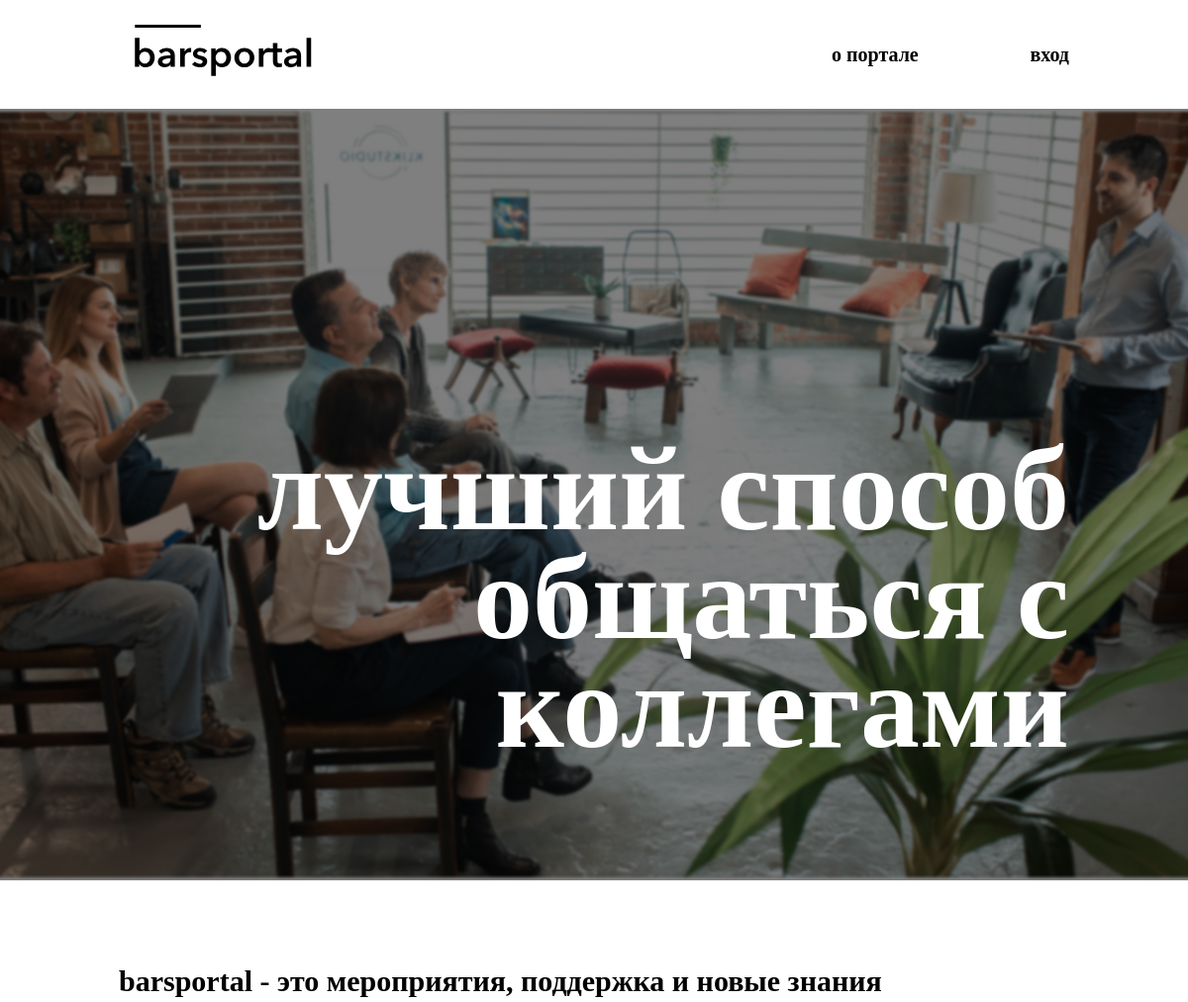
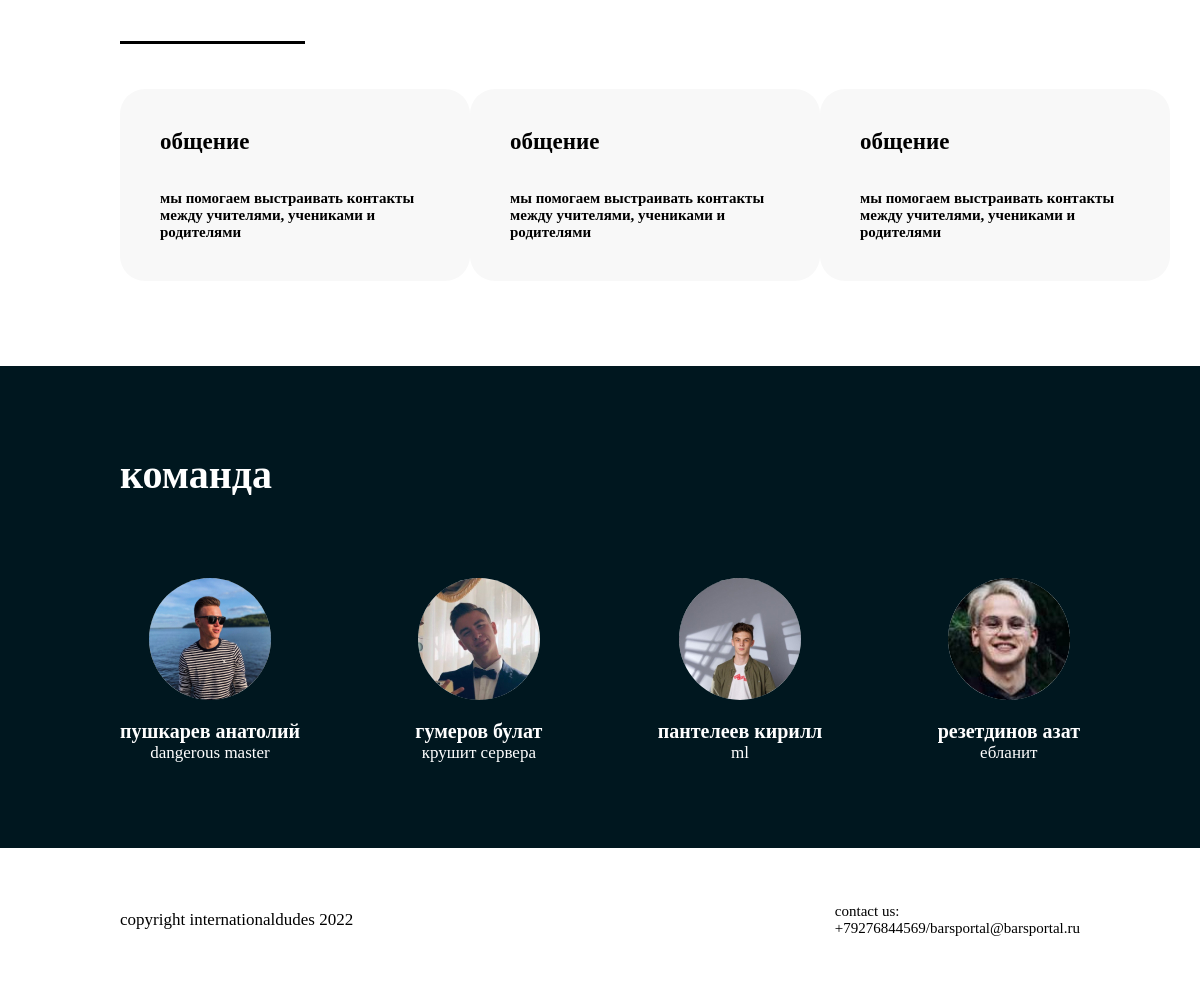
The page / on the database its author committed (2 pictures, top to bottom).
### cms/models.py (models this page shows, shortened)
class Developer(models.Model):
    name = models.CharField(verbose_name='Имя', max_length=30)
    surname = models.CharField(verbose_name='Фамилия', max_length=30)
    image = models.ImageField(verbose_name='Фотография')
    position = models.CharField(verbose_name='Должность', max_length=50)
    def get_name(self):
        return self.surname + ' ' + self.name
    class Meta:
        verbose_name = _("Разработчики")
        verbose_name_plural = _("Разработчики")

### info/models.py (models this page shows, shortened)
class PhoneNumber(models.Model):
    number = models.CharField(verbose_name='Номер телефона', max_length=15)
    class Meta:
        verbose_name = _("Номер телефона")
        verbose_name_plural = _("Номер телефона")

class Email(models.Model):
    email = models.EmailField(verbose_name='Электронная почта')
    class Meta:
        verbose_name = _("Электронная почта")
        verbose_name_plural = _("Электронная почта")

### cms/views.py (the view)
# urls.py: path('', MainPageView.as_view(), name='main_page'),  # Первая страница
class MainPageView(View):
    def get(self, request):
        developers = Developer.objects.all().order_by('-id')
        context = {
            'developers': developers
        }
        return render(request, 'main_page.html', context)

### cms/context_processor.py (called while the page is built)
def get_context(request):
    context = {
        'year': now().strftime('%Y'),
        'phone': PhoneNumber.objects.all().first(),
        'email': Email.objects.all().first()
    }
    return context

### cms/templates/main_page.html (shortened to what this page needs)
<!DOCTYPE html>
{% load static %}
<html lang="ru">
<head>
    <link rel="stylesheet" href="{% static 'fonts/stylesheet.css' %}" type="text/css" charset="utf-8" />
    <link rel="stylesheet" href="{% static 'css/main_page.css' %}">
</head>
<body>
    <nav class="main-nav">
        <img src="{% static 'icons/logo.svg' %}" alt="" class="main-logo">
        <div class="main-nav-link-block">
            <a href="#" class="main-nav-link">о портале</a>
            <a href="{% url 'auth' %}" class="main-nav-link">вход</a>
        </div>
    </nav>
    <header class="header">
        <div class="header-shadow"></div>
        <h1 class="header-heading">лучший способ<br>общаться с коллегами</h1>
    </header>
    <div class="about">
        <h2 class="about-heading">barsportal - это мероприятия, поддержка и новые знания</h2>
        <hr>
        <div class="about-blocks">
            <div class="about-block">
                <h3>общение</h3>
                <p>мы помогаем выстраивать контакты между учителями, учениками и родителями</p>
            </div>
            <div class="about-block">
                <h3>общение</h3>
                <p>мы помогаем выстраивать контакты между учителями, учениками и родителями</p>
            </div>
            <div class="about-block">
                <h3>общение</h3>
                <p>мы помогаем выстраивать контакты между учителями, учениками и родителями</p>
            </div>
        </div>
    </div>
    <div class="team">
        <h2>команда</h2>
        <div class="team-members">
            {% for developer in developers %}
                <div class="team-member">
                    <img src="{{ developer.image.url }}" alt="">
                    <p class="team-member-name">{{ developer.get_name }}</p>
                    <p class="team-member-activity">{{ developer.position }}</p>
                </div>
            {% endfor %}
        </div>
    </div>
    <footer class="footer">
        <p class="footer-copyright">copyright internationaldudes {{ year }}</p>
        <p class="footer-contacts">contact us:<br />{{ phone.number }}/{{ email.email }}</p>
    </footer>
</body>
</html>

### static_dev/css/main_page.css (style rules this page uses)
* { padding: 0; margin: 0; font-family: "Avenir Next"; border: 0; }
a { text-decoration: none; }
.main-nav { display: flex; height: 110px; background-color: #fff; justify-content: space-between; align-items: center; padding: 0 10%; box-sizing: border-box; }
.main-logo { width: 230px; height: 60px; }
.main-nav-link { font-size: 20px; color: #000; font-weight: 600; }
.main-nav-link-block { display: flex; width: 25%; justify-content: space-between; }
.header { background-image: url("../icons/header-bg.jpg"); background-size: cover; background-position: center center; width: 100%; height: 780px; background-repeat: no-repeat; position: relative; padding: 10% 10%; display: flex; align-items: flex-end; justify-content: flex-end; box-sizing: border-box; }
.header-shadow { position: absolute; top: 0; left: 0; width: 100%; height: 100%; background: rgba(0, 0, 0, 0.5); z-index: 1; }
.header-heading { font-weight: 700; font-size: 120px; line-height: 110px; color: #fff; text-align: right; z-index: 2; }
.about { background-color: #fff; display: flex; flex-direction: column; padding: 85px 10%; }
.about-heading { font-weight: 600; font-size: 30px; color: #000000; }
.about hr { width: 185px; height: 3px; background-color: #000; margin-top: 45px; }
.about-block { background-color: #F8F8F8; padding: 40px; display: flex; flex-direction: column; width: auto; height: auto; border-radius: 25px; }
.about-block h3 { font-weight: 400; font-size: 23px; color: #000000; width: 270px; font-weight: 600; }
.about-block p { font-weight: 600; font-size: 15px; color: #000000; width: 270px; margin-top: 35px; }
.about-blocks { display: flex; justify-content: space-between; margin-top: 45px; }
.team { padding: 85px 10%; background-color: #00171F; display: flex; flex-direction: column; }
.team-member { display: flex; flex-direction: column; align-items: center; }
.team-member img { width: 122px; height: 122px; border-radius: 50%; }
.team-member-name { font-weight: 600; font-size: 20px; color: #fff; margin-top: 20px; }
.team-member-activity { font-weight: 400; font-size: 17px; color: #fff; }
.team-members { display: flex; justify-content: space-between; margin-top: 80px; }
.team h2 { font-weight: 600; font-size: 40px; color: #fff; }
.footer { height: 144px; background-color: #fff; display: flex; align-items: center; justify-content: space-between; padding: 0 10%; box-sizing: border-box; }
.footer-copyright { font-weight: 500; font-size: 17px; color: #000; }
.footer-contacts { font-weight: 500; font-size: 15px; color: #000; }

### rows shown on the page
Developer: image (picture), get_name "пушкарев анатолий", position "dangerous master"
Developer: image (picture), get_name "гумеров булат", position "крушит сервера"
Developer: image (picture), get_name "пантелеев кирилл", position "ml"
Developer: image (picture), get_name "резетдинов азат", position "ебланит"
PhoneNumber: number "+79276844569"
Email: email "barsportal@barsportal.ru"
